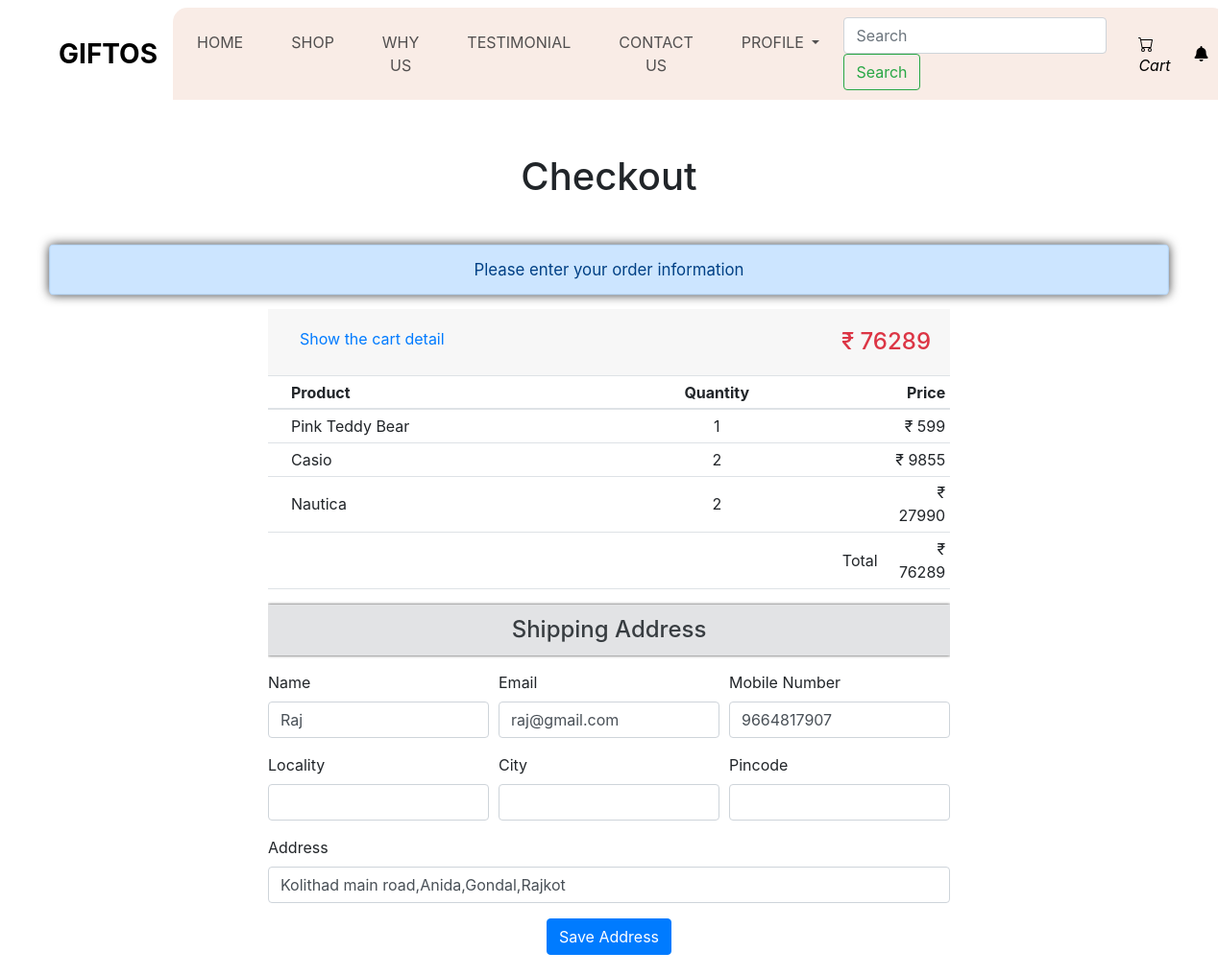
The app's page /cart/checkout/ (signed in, upper part), older data.
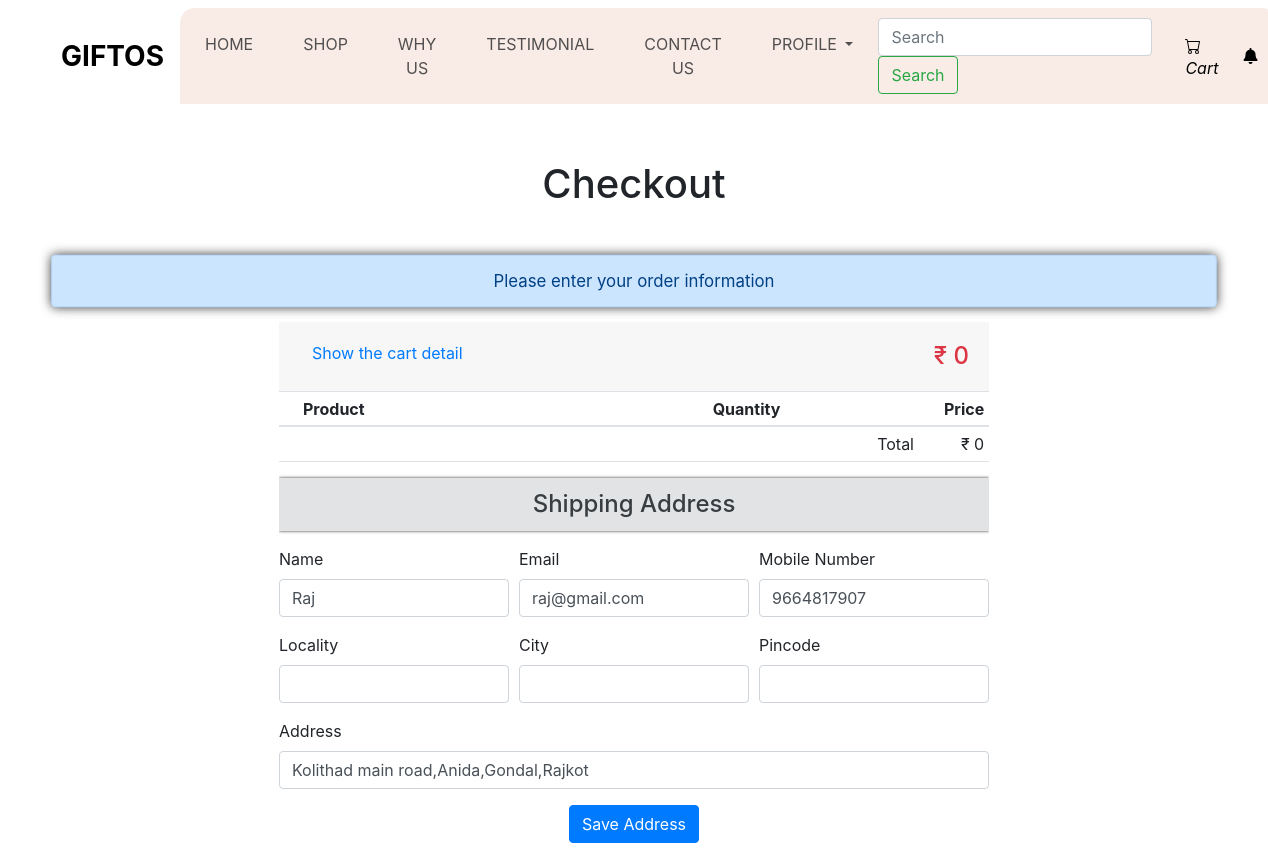
The same page, newer data.
### shop/models.py (models this page shows, shortened)
class CartItem(models.Model):
    cart = models.ForeignKey(Cart, on_delete=models.CASCADE)
    product = models.ForeignKey(Product, on_delete=models.CASCADE)
    quantity = models.PositiveIntegerField(default=1)

class Product(models.Model):
    id = models.AutoField(primary_key=True)
    name = models.CharField(max_length=200)
    price = models.IntegerField()
    category = models.ForeignKey(Category, on_delete=models.CASCADE)
    image = models.URLField(max_length=1500)

class user(AbstractUser):
    username = models.CharField(max_length=100,null=True,blank=True)
    name = models.CharField(_("Username"), max_length=100, unique=True)
    email = models.EmailField(verbose_name='email', max_length=255, unique=True, null=True)
    phone = models.CharField(max_length=10,blank=True,null=True)
    address = models.CharField(max_length=250,blank=True,null=True)
    password = models.CharField(max_length=100)
    password1 = models.CharField(max_length=100)
    created_at = models.DateTimeField(auto_now_add=True)
    updated_at = models.DateTimeField(auto_now=True)
    USERNAME_FIELD = 'email'
    REQUIRED_FIELDS = ['name',]
    objects = UserManager()

### shop/views.py (the view, shortened to what this page needs)
# urls.py: path('cart/checkout/', checkout, name='checkout'),
@login_required(login_url='shop:login')
def checkout(request):
    session_cart = request.session.get('cart', [])
    user = request.user
    user_details = {
        'name': user.name,
        'phone': user.phone,
        'address': user.address,
        'email': user.email
    }
    cart, created = Cart.objects.get_or_create(user=user)
    cart_items = CartItem.objects.filter(cart=cart)
    total_price = sum(item.product.price * item.quantity for item in cart_items)
    amount = total_price * 100
    payment = client.order.create({
        "amount": amount,
        "currency": "INR",
        "payment_capture": "1"
    })
    order_id = payment['id']
    orders = None
    context = {
        'user_details': user_details,
        'cart_items': cart_items,
        'total_price': total_price,
        'order_id': order_id,
        'payment': payment,
        'amount' : amount,
        'order' : orders
    }
    return render(request, 'home/checkout.html', context)

### shop/templates/home/checkout.html (shortened to what this page needs)
{% extends "base.html" %}
{% load static %}
{% block content %}
<head>
    <link rel="stylesheet" href="{% static 'css/ckeckout.css' %}">
    <link rel="stylesheet" href="https://stackpath.bootstrapcdn.com/bootstrap/4.4.1/css/bootstrap.min.css">
    <link rel="stylesheet" href="https://pro.fontawesome.com/releases/v5.10.0/css/all.css" />
</head>
<body>
    <div class="container">
        <h1 class="text-center my-5">Checkout</h1>
        <div class="tab-content">
            <div class="tab-pane active" id="step1">
                <div class="row text-center">
                    <div class="col-sm col-12">
                        <div class="alert alert-primary bg-alert-bg" role="alert">
                            Please enter your order information
                        </div>
                    </div>
                </div>
                <div class="container">
                    <div class="row justify-content-center">
                        <div class="col-md-8">
                            <div class="row">
                                <div class="col-md-12">
                                    <div class="accordion" id="accordionExample">
                                        <div class="card border-0">
                                            <div class="card-header d-flex justify-content-between" id="headingOne">
                                                <h2 class="mb-0">
                                                    <button id="turnbf" class="btn btn-link d-flex turnaf clps" type="button" data-toggle="collapse" data-target="#collapseOne" aria-expanded="true" aria-controls="collapseOne">
                                                        <p class="clps-btn-style">Show the cart detail</p>
                                                    </button>
                                                </h2>
                                                <span class="my-2 text-danger h4">&#8377; {{ total_price }}</span>
                                            </div>
                                            <div id="collapseOne" class="collapse show" aria-labelledby="headingOne" data-parent="#accordionExample">
                                                <div class="card-body p-0">
                                                    <div>
                                                        <table class="table table-sm">
                                                            <thead>
                                                                <tr class="ml-3">
                                                                    <th></th>
                                                                    <th></th>
                                                                    <th class="text-left" width="40%">Product</th>
                                                                    <th class="text-center" width="50%">Quantity</th>
                                                                    <th class="text-right" width = "60%">Price</th>
                                                                </tr>
                                                            </thead>
                                                            <tbody>
                                                                {% for item in cart_items %}
                                                                <tr>
                                                                    <td class="align-middle text-center">
                                                                    </td>
                                                                    <td>
                                                                    </td>
                                                                    <td class="align-middle text-left">{{ item.product.name }}</td>
                                                                    <td class="align-middle text-center">{{ item.quantity }}</td>
                                                                    <td class="align-middle text-right">&#8377; {{ item.product.price }}</td>
                                                                </tr>
                                                                {% endfor %}
                                                                <tr>
                                                                    <td colspan="4" class="align-middle text-right">Total</td>
                                                                    <td class="align-middle text-right">&#8377; {{ total_price }}</td>
                                                                </tr>
                                                            </tbody>
                                                        </table>
                                                    </div>
                                                </div>
                                            </div>
                                            <button class="alert alert-secondary border-0 h4 text-center bg-alert rounded-0" type="button" data-toggle="collapse" data-target="#addressForm" aria-expanded="true" aria-controls="addressForm">
                                                Shipping Address
                                            </button>
                                            <form method="post" id="addressForm" class="needs-validation" aria-labelledby="headingOne" data-parent="#accordionExample">
                                                <div class="form-row">
                                                    <div class="col-md-4 mb-3">
                                                        <label for="name">Name</label>
                                                        <input type="text" class="form-control space" name="name" value="{{ user_details.name }}" id="name" required>
                                                    </div>
                                                    <div class="col-md-4 mb-3">
                                                        <label for="email">Email</label>
                                                        <input type="text" class="form-control space" name="email" value="{{ user_details.email }}" id="email" required>
                                                    </div>
                                                    <div class="col-md-4 mb-3">
                                                        <label for="phone">Mobile Number</label>
                                                        <input type="tel" class="form-control space" name="phone" value="{{ user_details.phone }}" id="phone" required>
                                                    </div>
                                                </div>
                                                <div class="form-row">
                                                    <div class="col-md-4 mb-3">
                                                        <label for="locality">Locality</label>
                                                        <input type="text" class="form-control space" name="locality" id="locality">
                                                    </div>
                                                    <div class="col-md-4 mb-3">
                                                        <label for="city">City</label>
                                                        <input type="text" class="form-control space" name="city" id="city" required>
                                                    </div>
                                                    <div class="col-md-4 mb-3">
                                                        <label for="pim">Pincode</label>
                                                        <input type="text" class="form-control space" name="pin" id="pin" required>
                                                    </div>
                                                    <div class="col-md-12 mb-3">
                                                        <label for="address">Address</label>
                                                        <input type="text" class="form-control space" name="address" value="{{ user_details.address }}" id="address" required>
                                                    </div>
                                                </div>
                                                <div class="d-flex justify-content-center">
                                                    <button type="submit" class="btn btn-primary">Save Address</button>
                                                </div>
                                            </form>
                                        </div>
                                    </div>
                                </div>
                            </div>
                        </div>
                    </div>
                </div>
            </div>
        </div>
    </div>
</body>
{% endblock %}

### shop/templates/base.html (shortened to what this page needs)
{% load static %}
<!DOCTYPE html>
<html>
<head>
  <link rel="stylesheet" type="text/css" href="https://cdnjs.cloudflare.com/ajax/libs/OwlCarousel2/2.3.4/assets/owl.carousel.min.css" />
  <link rel="stylesheet" type="text/css" href="{% static 'css/bootstrap.css' %}" />
  <link href="https://stackpath.bootstrapcdn.com/bootstrap/5.3.0/css/bootstrap.min.css" rel="stylesheet">
  <link href="{% static 'css/style.css' %}" rel="stylesheet" />
  <link href="{% static 'css/responsive.css' %}" rel="stylesheet" />
</head>
<body>
  <div class="hero_area">
    <header class="header_section">
      <nav class="navbar navbar-expand-lg custom_nav-container ">
        <a class="navbar-brand" href="{% url 'shop:home' %}">
          <span>
            Giftos
          </span>
        </a>
        <div class="collapse navbar-collapse" id="navbarSupportedContent">
          <ul class="navbar-nav  ">
            <li class="nav-item">
              <a class="nav-link" href="{% url 'shop:home' %}">Home </a>
            </li>
            <li class="nav-item">
              <a class="nav-link" href="{% url 'shop:shop' %}">
                Shop
              </a>
            </li>
            <li class="nav-item">
              <a class="nav-link" href="{% url 'shop:why' %}">
                Why Us
              </a>
            </li>
            <li class="nav-item">
              <a class="nav-link" href="{% url 'shop:testimonial' %}">
                Testimonial
              </a>
            </li>
            <li class="nav-item">
              <a class="nav-link" href="{% url 'shop:contactus' %}">Contact Us</a>
            </li>
            <li class="nav-item dropdown">
              <a class="nav-link dropdown-toggle" href="" role="button" data-bs-toggle="dropdown" aria-expanded="false">
                Profile
              </a>
            </li>
          </ul>
          <form class="form-inline my-2 my-lg-0">
            <input class="form-control mr-sm-2" type="search" name="search" placeholder="Search" aria-label="Search">
            <button class="btn btn-outline-success my-2 my-sm-0" type="submit">Search</button>
          </form>
          <div class="user_option">
            <a href="{% url 'shop:cart' %}">
              <i class="bi bi-cart" aria-hidden="true">Cart</i>
            </a>
          </div>
          {% if user.is_authenticated %}
          <div class="notifications">
            <a href="javascript:void(0)" class="notification-toggle">
              <i class="fa fa-bell"></i>
            </a>
          </div>
          {% endif %}
        </div>
      </nav>
    </header>
        {% block content %}
        {% endblock %}
</body>
</html>

### shop/static/css/style.css (style rules this page uses)
body { font-family: "poppins", sans-serif; color: #101010; background-color: #ffffff; }
.hero_area { padding: 0 45px; }
#navbarSupportedContent { width: 100%; background-color: #f9ece6; -webkit-box-pack: center; -ms-flex-pack: center; justify-content: center; padding: 10px 0; border-radius: 15px 15px 0 0; }
#navbarSupportedContent .navbar-nav .nav-link { padding: 5px 25px; color: #514f4f; text-align: center; text-transform: uppercase; border-radius: 5px; }
a, a:hover, a:focus { text-decoration: none; }
.btn, .btn:focus { outline: none !important; -webkit-box-shadow: none; box-shadow: none; }
.navbar-brand { margin: 15px 0; padding: 0; }
.navbar-brand span { font-size: 28px; font-weight: bold; color: #000000; text-transform: uppercase; margin: 0; padding: 0; }
.custom_nav-container { z-index: 99999; padding: 0; -webkit-box-orient: vertical; -webkit-box-direction: normal; -ms-flex-direction: column; flex-direction: column; -webkit-box-align: center; -ms-flex-align: center; align-items: center; }
.user_option { display: -webkit-box; display: -ms-flexbox; display: flex; -webkit-box-align: center; -ms-flex-align: center; align-items: center; margin-left: 25px; }
.user_option a { margin-right: 25px; color: #000000; }

### shop/static/css/responsive.css (style rules this page uses)
@media (min-width: 1200px) { .container { max-width: 1170px; } }

### shop/static/css/ckeckout.css (style rules this page uses)
.bg-alert { box-shadow: 0 0 3px rgba(0, 0, 0, .8); }
.bg-alert-bg { box-shadow: 0 0 10px rgba(0, 0, 0, .8); transform: scale(1.05); }
.clps { color: #007BFF; text-decoration: none !important; }
.clps-btn-style { transition: .5s ease; }
p { margin-bottom: .5px !important; }

### shop/templates/base.html (style rules this page uses)
.notifications { position: relative; display: inline-block; margin-right: 20px; }
.notification-toggle { color: black; text-decoration: none; }

Row changes from the older to the newer data that the page shows:
removed CartItem: product.name "Pink Teddy Bear", quantity "1", product.price "599"
removed CartItem: product.name "Casio", quantity "2", product.price "9855"
removed CartItem: product.name "Nautica", quantity "2", product.price "27990"
Text that changed along with them:
{{ total_price }}: "76289" → "0"
